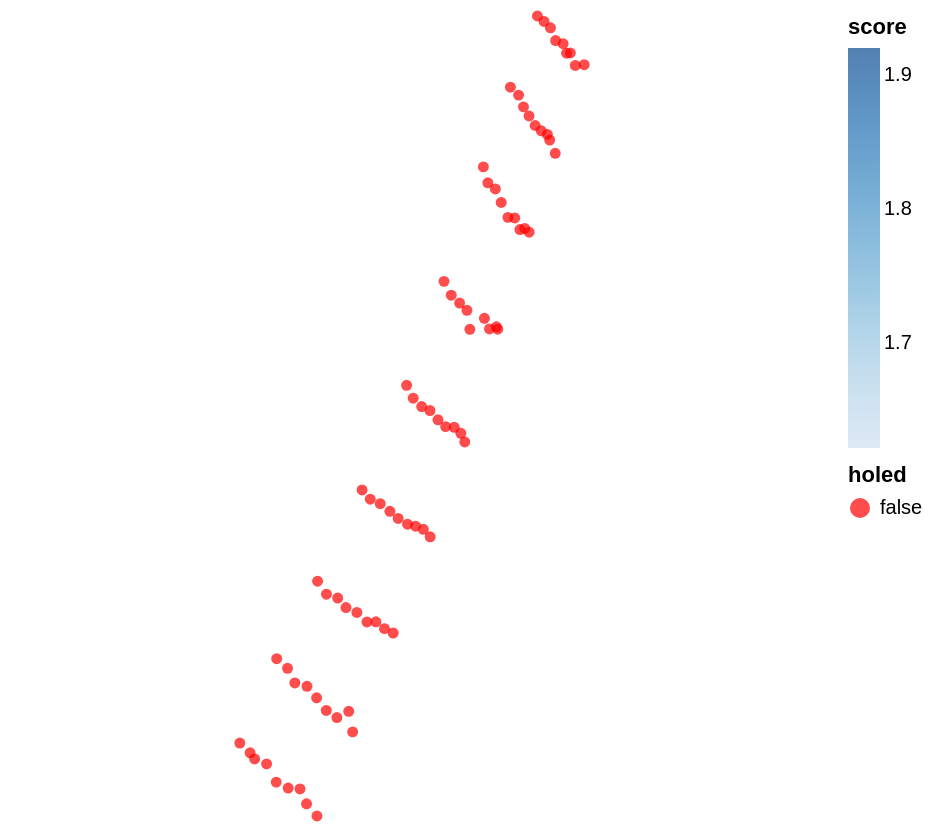

The cell this chart's notebook holds for it:
### Code cell
end_points_cloud = (
    alt.Chart(df)
    .mark_point(filled=True)
    .encode(
        longitude="x",
        latitude="y",
        color=alt.condition(
            selector,
            alt.value("red"),
            "score:Q",
        ),
        shape="holed",
        tooltip=["v_init", "theta", "x", "y", "impact", "score:Q"],
    )
    # .project(
    #     type="identity",
    #     reflectY=True,
    # )
    .add_selection(selector)
    .properties(width=400, height=400)
)
hole_plot + end_points_cloud

### Figure 1 — Vega-Lite specification as saved in the notebook (floating-point values rounded to 4 significant figures)
{"$schema": "https://vega.github.io/schema/vega-lite/v4.17.0.json", "config": {"view": {"continuousHeight": 300, "continuousWidth": 400}}, "data": {"name": "data-c982ee046586c37074fe5c503de80496"}, "datasets": {"data-c982ee046586c37074fe5c503de80496": [{"holed": false, "impact": 31270.0, "score": 1.92, "theta": -2.27, "v_init": 2.568, "vx_end": -5.986e-05, "vy_end": -0.0009982, "x": -675.9, "y": -333.1}, {"holed": false, "impact": 31290.0, "score": 1.92, "theta": -2.261, "v_init": 2.568, "vx_end": -5.942e-05, "vy_end": -0.0009982, "x": -675.9, "y": -333.1}, {"holed": false, "impact": 31290.0, "score": 1.92, "theta": -2.252, "v_init": 2.568, "vx_end": -5.937e-05, "vy_end": -0.0009982, "x": -675.8, "y": -333.2}, {"holed": false, "impact": 31000.0, "score": 1.919, "theta": -2.244, "v_init": 2.568, "vx_end": -5.916e-05, "vy_end": -0.0009982, "x": -675.8, "y": -333.2}, {"holed": false, "impact": 31150.0, "score": 1.919, "theta": -2.235, "v_init": 2.568, "vx_end": -5.862e-05, "vy_end": -0.0009983, "x": -675.8, "y": -333.2}, {"holed": false, "impact": 30930.0, "score": 1.918, "theta": -2.226, "v_init": 2.568, "vx_end": -0.0001786, "vy_end": -0.0009839, "x": -675.7, "y": -333.3}, {"holed": false, "impact": 31070.0, "score": 1.919, "theta": -2.217, "v_init": 2.568, "vx_end": -0.0001859, "vy_end": -0.0009826, "x": -675.7, "y": -333.3}, {"holed": false, "impact": 30800.0, "score": 1.918, "theta": -2.209, "v_init": 2.568, "vx_end": -0.0001858, "vy_end": -0.0009826, "x": -675.7, "y": -333.4}, {"holed": false, "impact": 31150.0, "score": 1.919, "theta": -2.2, "v_init": 2.568, "vx_end": -0.0001851, "vy_end": -0.0009827, "x": -675.6, "y": -333.4}, {"holed": false, "impact": 27840.0, "score": 1.905, "theta": -2.27, "v_init": 2.647, "vx_end": -7.845e-05, "vy_end": -0.0009969, "x": -676.2, "y": -333.5}, {"holed": false, "impact": 27830.0, "score": 1.905, "theta": -2.261, "v_init": 2.647, "vx_end": -7.813e-05, "vy_end": -0.0009969, "x": -676.1, "y": -333.5}, {"holed": false, "impact": 27590.0, "score": 1.903, "theta": -2.252, "v_init": 2.647, "vx_end": -7.763e-05, "vy_end": -0.000997, "x": -676.1, "y": -333.6}, {"holed": false, "impact": 27460.0, "score": 1.903, "theta": -2.244, "v_init": 2.647, "vx_end": -7.733e-05, "vy_end": -0.000997, "x": -676.1, "y": -333.6}, {"holed": false, "impact": 27350.0, "score": 1.902, "theta": -2.235, "v_init": 2.647, "vx_end": -7.119e-05, "vy_end": -0.0009975, "x": -676.0, "y": -333.7}, {"holed": false, "impact": 27370.0, "score": 1.902, "theta": -2.226, "v_init": 2.647, "vx_end": -7.022e-05, "vy_end": -0.0009975, "x": -676.0, "y": -333.7}, {"holed": false, "impact": 27460.0, "score": 1.903, "theta": -2.217, "v_init": 2.647, "vx_end": -0.0001946, "vy_end": -0.0009809, "x": -676.0, "y": -333.7}, {"holed": false, "impact": 27350.0, "score": 1.902, "theta": -2.209, "v_init": 2.647, "vx_end": -0.0001967, "vy_end": -0.0009805, "x": -675.9, "y": -333.8}, {"holed": false, "impact": 27100.0, "score": 1.901, "theta": -2.2, "v_init": 2.647, "vx_end": -0.0001956, "vy_end": -0.0009807, "x": -675.9, "y": -333.8}, {"holed": false, "impact": 24340.0, "score": 1.888, "theta": -2.27, "v_init": 2.728, "vx_end": -6.97e-05, "vy_end": -0.0009976, "x": -676.4, "y": -333.9}, {"holed": false, "impact": 23970.0, "score": 1.886, "theta": -2.261, "v_init": 2.728, "vx_end": -6.934e-05, "vy_end": -0.0009976, "x": -676.4, "y": -334.0}, {"holed": false, "impact": 24010.0, "score": 1.886, "theta": -2.252, "v_init": 2.728, "vx_end": -6.924e-05, "vy_end": -0.0009976, "x": -676.4, "y": -334.0}, {"holed": false, "impact": 23770.0, "score": 1.885, "theta": -2.244, "v_init": 2.728, "vx_end": -6.901e-05, "vy_end": -0.0009976, "x": -676.4, "y": -334.1}, {"holed": false, "impact": 23520.0, "score": 1.884, "theta": -2.235, "v_init": 2.728, "vx_end": -6.858e-05, "vy_end": -0.0009976, "x": -676.3, "y": -334.2}, {"holed": false, "impact": 23720.0, "score": 1.885, "theta": -2.226, "v_init": 2.728, "vx_end": -6.862e-05, "vy_end": -0.0009976, "x": -676.3, "y": -334.2}, {"holed": false, "impact": 23530.0, "score": 1.884, "theta": -2.217, "v_init": 2.728, "vx_end": -0.0001911, "vy_end": -0.0009816, "x": -676.2, "y": -334.2}, {"holed": false, "impact": 23720.0, "score": 1.885, "theta": -2.209, "v_init": 2.728, "vx_end": -0.000195, "vy_end": -0.0009808, "x": -676.2, "y": -334.2}, {"holed": false, "impact": 23740.0, "score": 1.885, "theta": -2.2, "v_init": 2.728, "vx_end": -0.0001964, "vy_end": -0.0009805, "x": -676.2, "y": -334.3}, {"holed": false, "impact": 19740.0, "score": 1.861, "theta": -2.27, "v_init": 2.812, "vx_end": -0.0002087, "vy_end": -0.000978, "x": -676.8, "y": -334.5}, {"holed": false, "impact": 19560.0, "score": 1.859, "theta": -2.261, "v_init": 2.812, "vx_end": -0.0002215, "vy_end": -0.0009752, "x": -676.8, "y": -334.6}, {"holed": false, "impact": 19570.0, "score": 1.859, "theta": -2.252, "v_init": 2.812, "vx_end": -0.0002217, "vy_end": -0.0009751, "x": -676.7, "y": -334.6}, {"holed": false, "impact": 19580.0, "score": 1.859, "theta": -2.244, "v_init": 2.812, "vx_end": -0.0002218, "vy_end": -0.0009751, "x": -676.7, "y": -334.7}, {"holed": false, "impact": 19150.0, "score": 1.855, "theta": -2.235, "v_init": 2.812, "vx_end": -0.0002221, "vy_end": -0.000975, "x": -676.7, "y": -334.8}, {"holed": false, "impact": 19870.0, "score": 1.862, "theta": -2.226, "v_init": 2.812, "vx_end": -0.0002217, "vy_end": -0.0009751, "x": -676.6, "y": -334.7}, {"holed": false, "impact": 19730.0, "score": 1.861, "theta": -2.217, "v_init": 2.812, "vx_end": -0.0003186, "vy_end": -0.0009479, "x": -676.6, "y": -334.8}, {"holed": false, "impact": 19990.0, "score": 1.863, "theta": -2.209, "v_init": 2.812, "vx_end": -0.0003189, "vy_end": -0.0009478, "x": -676.5, "y": -334.8}, {"holed": false, "impact": 19970.0, "score": 1.863, "theta": -2.2, "v_init": 2.812, "vx_end": -0.0003208, "vy_end": -0.0009472, "x": -676.5, "y": -334.8}, {"holed": false, "impact": 15970.0, "score": 1.826, "theta": -2.27, "v_init": 2.898, "vx_end": -0.0002229, "vy_end": -0.0009748, "x": -677.2, "y": -335.1}, {"holed": false, "impact": 15820.0, "score": 1.824, "theta": -2.261, "v_init": 2.898, "vx_end": -0.0002229, "vy_end": -0.0009748, "x": -677.2, "y": -335.1}, {"holed": false, "impact": 15830.0, "score": 1.824, "theta": -2.252, "v_init": 2.898, "vx_end": -0.0002228, "vy_end": -0.0009749, "x": -677.1, "y": -335.2}, {"holed": false, "impact": 15950.0, "score": 1.825, "theta": -2.244, "v_init": 2.898, "vx_end": -0.0002225, "vy_end": -0.0009749, "x": -677.0, "y": -335.2}, {"holed": false, "impact": 15940.0, "score": 1.825, "theta": -2.235, "v_init": 2.898, "vx_end": -0.0003195, "vy_end": -0.0009476, "x": -677.0, "y": -335.3}, {"holed": false, "impact": 15980.0, "score": 1.826, "theta": -2.226, "v_init": 2.898, "vx_end": -0.0003206, "vy_end": -0.0009472, "x": -676.9, "y": -335.3}, {"holed": false, "impact": 16190.0, "score": 1.828, "theta": -2.217, "v_init": 2.898, "vx_end": -0.0003216, "vy_end": -0.0009469, "x": -676.9, "y": -335.3}, {"holed": false, "impact": 16230.0, "score": 1.828, "theta": -2.209, "v_init": 2.898, "vx_end": -0.0003217, "vy_end": -0.0009468, "x": -676.8, "y": -335.3}, {"holed": false, "impact": 16130.0, "score": 1.827, "theta": -2.2, "v_init": 2.898, "vx_end": -0.0003222, "vy_end": -0.0009467, "x": -676.8, "y": -335.4}, {"holed": false, "impact": 12440.0, "score": 1.788, "theta": -2.27, "v_init": 2.986, "vx_end": -0.000382, "vy_end": -0.0009242, "x": -677.6, "y": -335.6}, {"holed": false, "impact": 12430.0, "score": 1.788, "theta": -2.261, "v_init": 2.986, "vx_end": -0.0003816, "vy_end": -0.0009243, "x": -677.5, "y": -335.7}, {"holed": false, "impact": 12560.0, "score": 1.79, "theta": -2.252, "v_init": 2.986, "vx_end": -0.0003778, "vy_end": -0.0009259, "x": -677.5, "y": -335.7}, {"holed": false, "impact": 12630.0, "score": 1.791, "theta": -2.244, "v_init": 2.986, "vx_end": -0.0003764, "vy_end": -0.0009264, "x": -677.4, "y": -335.7}, {"holed": false, "impact": 12670.0, "score": 1.791, "theta": -2.235, "v_init": 2.986, "vx_end": -0.000377, "vy_end": -0.0009262, "x": -677.4, "y": -335.8}, {"holed": false, "impact": 12780.0, "score": 1.792, "theta": -2.226, "v_init": 2.986, "vx_end": -0.0003783, "vy_end": -0.0009257, "x": -677.3, "y": -335.8}, {"holed": false, "impact": 12940.0, "score": 1.794, "theta": -2.217, "v_init": 2.986, "vx_end": -0.0003702, "vy_end": -0.0009289, "x": -677.2, "y": -335.8}, {"holed": false, "impact": 13070.0, "score": 1.795, "theta": -2.209, "v_init": 2.986, "vx_end": -0.0003692, "vy_end": -0.0009293, "x": -677.2, "y": -335.8}, {"holed": false, "impact": 13080.0, "score": 1.796, "theta": -2.2, "v_init": 2.986, "vx_end": -0.0003701, "vy_end": -0.000929, "x": -677.1, "y": -335.9}, {"holed": false, "impact": 9624.0, "score": 1.733, "theta": -2.27, "v_init": 3.078, "vx_end": -0.0003876, "vy_end": -0.0009218, "x": -678.0, "y": -336.1}, {"holed": false, "impact": 9559.0, "score": 1.731, "theta": -2.261, "v_init": 3.078, "vx_end": -0.0003865, "vy_end": -0.0009223, "x": -677.9, "y": -336.2}, {"holed": false, "impact": 9719.0, "score": 1.735, "theta": -2.252, "v_init": 3.078, "vx_end": -0.0003861, "vy_end": -0.0009225, "x": -677.9, "y": -336.2}, {"holed": false, "impact": 9717.0, "score": 1.735, "theta": -2.244, "v_init": 3.078, "vx_end": -0.0003858, "vy_end": -0.0009226, "x": -677.8, "y": -336.3}, {"holed": false, "impact": 9860.0, "score": 1.738, "theta": -2.235, "v_init": 3.078, "vx_end": -0.0003846, "vy_end": -0.0009231, "x": -677.7, "y": -336.3}, {"holed": false, "impact": 9907.0, "score": 1.739, "theta": -2.226, "v_init": 3.078, "vx_end": -0.000384, "vy_end": -0.0009233, "x": -677.7, "y": -336.3}, {"holed": false, "impact": 10110.0, "score": 1.744, "theta": -2.217, "v_init": 3.078, "vx_end": -0.0003845, "vy_end": -0.0009231, "x": -677.6, "y": -336.3}, {"holed": false, "impact": 10180.0, "score": 1.746, "theta": -2.209, "v_init": 3.078, "vx_end": -0.0003844, "vy_end": -0.0009232, "x": -677.5, "y": -336.4}, {"holed": false, "impact": 10300.0, "score": 1.749, "theta": -2.2, "v_init": 3.078, "vx_end": -0.0003851, "vy_end": -0.0009229, "x": -677.5, "y": -336.4}, {"holed": false, "impact": 7469.0, "score": 1.678, "theta": -2.27, "v_init": 3.172, "vx_end": -0.0002747, "vy_end": -0.0009615, "x": -678.3, "y": -336.5}, {"holed": false, "impact": 7503.0, "score": 1.679, "theta": -2.261, "v_init": 3.172, "vx_end": -0.0002756, "vy_end": -0.0009613, "x": -678.3, "y": -336.6}, {"holed": false, "impact": 7399.0, "score": 1.676, "theta": -2.252, "v_init": 3.172, "vx_end": -0.0002784, "vy_end": -0.0009605, "x": -678.2, "y": -336.6}, {"holed": false, "impact": 7572.0, "score": 1.68, "theta": -2.244, "v_init": 3.172, "vx_end": -0.0004208, "vy_end": -0.0009072, "x": -678.1, "y": -336.7}, {"holed": false, "impact": 7574.0, "score": 1.68, "theta": -2.235, "v_init": 3.172, "vx_end": -0.000419, "vy_end": -0.000908, "x": -678.1, "y": -336.7}, {"holed": false, "impact": 7564.0, "score": 1.68, "theta": -2.226, "v_init": 3.172, "vx_end": -0.0003572, "vy_end": -0.000934, "x": -678.0, "y": -336.8}, {"holed": false, "impact": 7665.0, "score": 1.683, "theta": -2.217, "v_init": 3.172, "vx_end": -0.000353, "vy_end": -0.0009356, "x": -678.0, "y": -336.8}, {"holed": false, "impact": 8005.0, "score": 1.692, "theta": -2.209, "v_init": 3.172, "vx_end": -0.0003534, "vy_end": -0.0009355, "x": -677.9, "y": -336.8}, {"holed": false, "impact": 7771.0, "score": 1.686, "theta": -2.2, "v_init": 3.172, "vx_end": -0.0003905, "vy_end": -0.0009206, "x": -677.9, "y": -336.9}, {"holed": false, "impact": 5557.0, "score": 1.622, "theta": -2.27, "v_init": 3.269, "vx_end": -0.0002799, "vy_end": -0.00096, "x": -678.7, "y": -337.0}, {"holed": false, "impact": 5582.0, "score": 1.622, "theta": -2.261, "v_init": 3.269, "vx_end": -0.0002792, "vy_end": -0.0009602, "x": -678.6, "y": -337.0}, {"holed": false, "impact": 5568.0, "score": 1.622, "theta": -2.252, "v_init": 3.269, "vx_end": -0.0002958, "vy_end": -0.0009552, "x": -678.6, "y": -337.1}, {"holed": false, "impact": 5697.0, "score": 1.626, "theta": -2.244, "v_init": 3.269, "vx_end": -0.0002782, "vy_end": -0.0009605, "x": -678.5, "y": -337.1}, {"holed": false, "impact": 5613.0, "score": 1.623, "theta": -2.235, "v_init": 3.269, "vx_end": -0.0003001, "vy_end": -0.0009539, "x": -678.4, "y": -337.2}, {"holed": false, "impact": 5741.0, "score": 1.627, "theta": -2.226, "v_init": 3.269, "vx_end": -0.0003189, "vy_end": -0.0009478, "x": -678.4, "y": -337.2}, {"holed": false, "impact": 5939.0, "score": 1.633, "theta": -2.217, "v_init": 3.269, "vx_end": -0.0004181, "vy_end": -0.0009084, "x": -678.3, "y": -337.2}, {"holed": false, "impact": 5865.0, "score": 1.631, "theta": -2.209, "v_init": 3.269, "vx_end": -0.0004153, "vy_end": -0.0009097, "x": -678.2, "y": -337.3}, {"holed": false, "impact": 5903.0, "score": 1.632, "theta": -2.2, "v_init": 3.269, "vx_end": -0.0004146, "vy_end": -0.00091, "x": -678.2, "y": -337.4}]}, "encoding": {"color": {"condition": {"selection": "selector001", "value": "red"}, "field": "score", "type": "quantitative"}, "latitude": {"field": "y", "type": "quantitative"}, "longitude": {"field": "x", "type": "quantitative"}, "shape": {"field": "holed", "type": "nominal"}, "tooltip": [{"field": "v_init", "type": "quantitative"}, {"field": "theta", "type": "quantitative"}, {"field": "x", "type": "quantitative"}, {"field": "y", "type": "quantitative"}, {"field": "impact", "type": "quantitative"}, {"field": "score", "type": "quantitative"}]}, "height": 400, "mark": {"filled": true, "type": "point"}, "selection": {"selector001": {"nearest": true, "on": "mouseover", "type": "single"}}, "width": 400}
